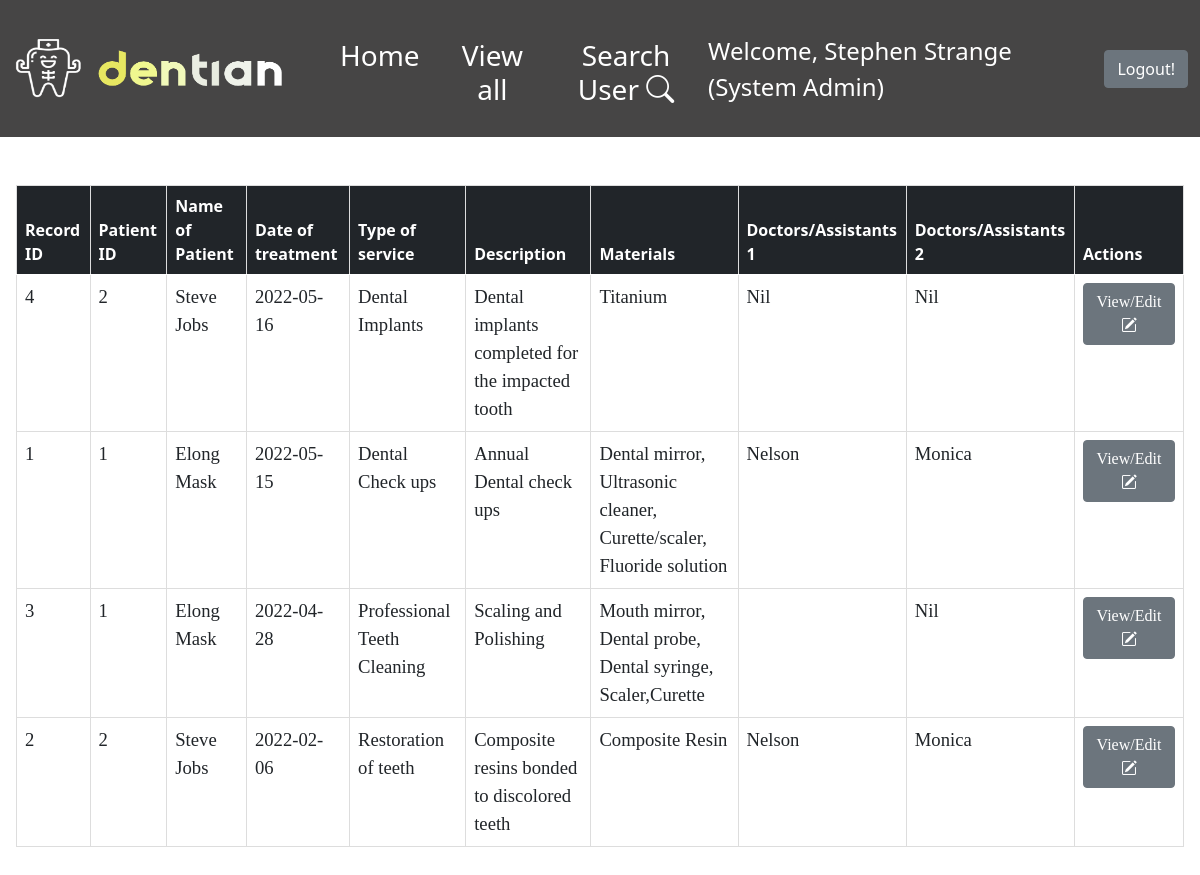
Before: /DentistDashboard.php (signed in) with the older database file.
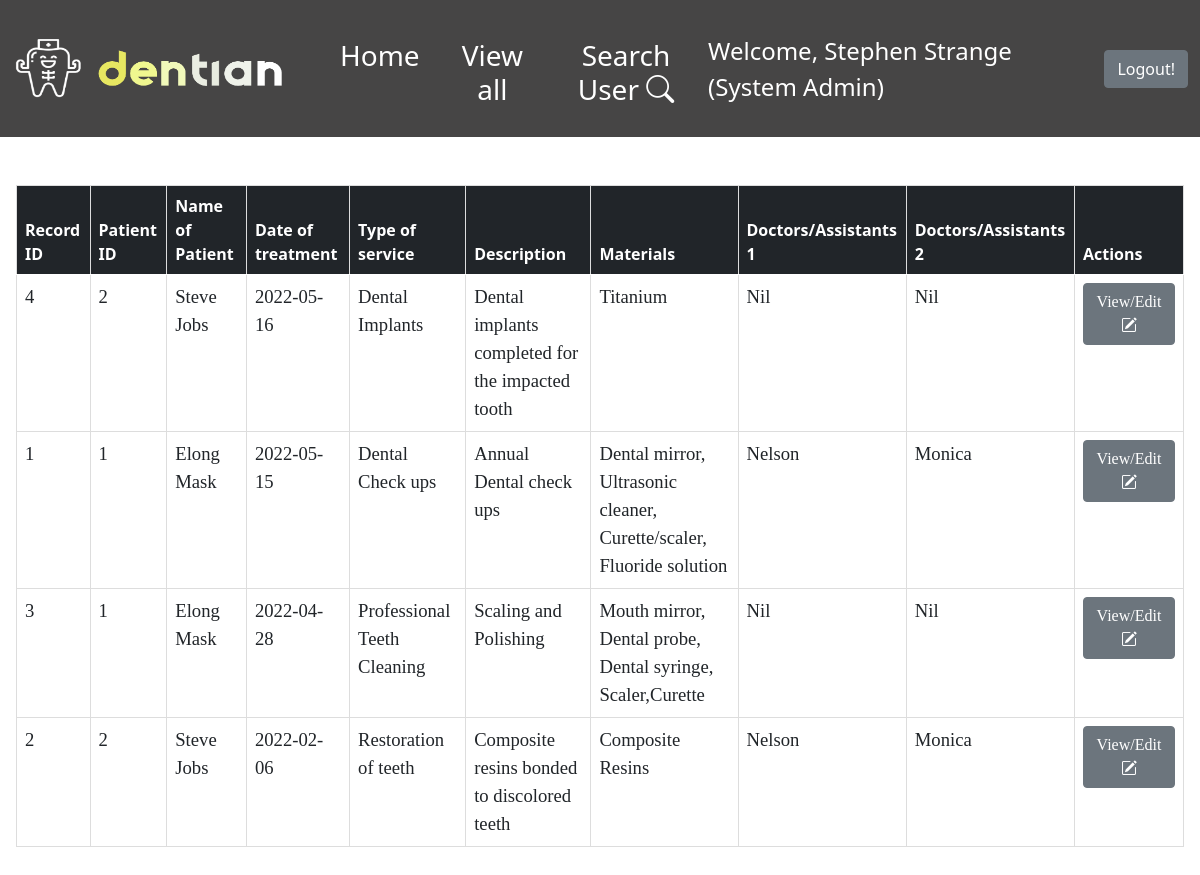
After: the same page with the newer database file.
### tables this page shows
CREATE TABLE `patient_record` (
  `Record_ID` int(6) NOT NULL,
  `Patient_ID` int(11) NOT NULL,
  `Treatment_Date` date DEFAULT NULL,
  `Treatment_type` varchar(50) NOT NULL,
  `Treatment_details` varchar(255) NOT NULL,
  `Material_used` varchar(255) NOT NULL,
  `Doctor/Assistant 1` varchar(50) NOT NULL,
  `Doctor/Assistant 2` varchar(50) NOT NULL
);

CREATE TABLE `patient_profile` (
  `Patient_ID` int(11) NOT NULL,
  `Status` varchar(10) NOT NULL DEFAULT 'Active',
  `First_Name` varchar(20) NOT NULL,
  `Last_Name` varchar(20) NOT NULL,
  `NRIC_PNum` varchar(9) NOT NULL,
  `Gender` char(1) NOT NULL,
  `Birth_Date` date DEFAULT NULL,
  `Address` varchar(50) NOT NULL,
  `Nationality` varchar(100) NOT NULL,
  `Phone_Num` int(8) NOT NULL,
  `Email` varchar(50) NOT NULL,
  `Marital Status` varchar(20) NOT NULL,
  `Occupation` varchar(50) NOT NULL,
  `Smoker` varchar(3) NOT NULL,
  `Allergies` varchar(100) DEFAULT NULL,
  `Long_term_med` varchar(200) DEFAULT NULL,
  `Existing_Med_Conds` varchar(200) DEFAULT NULL,
  `Referred_by_clinic` varchar(50) DEFAULT NULL,
  `Referred_memo` varchar(200) DEFAULT NULL,
  `Family_ID` int(100) DEFAULT NULL,
  `Emer_Name` varchar(20) NOT NULL,
  `Emer_Contact` int(8) NOT NULL,
  `Emer_relation` varchar(10) NOT NULL,
  `Subsidies` varchar(3) NOT NULL
);

### db_connection.php (called while the page is built, shortened)
<?php
class DB_Connect
{
    public function connect()
    {
        try {
            $host2 = "sql6.freemysqlhosting.net";
            $db2 = "sql6501826";
            $username2 = "sql6501826";
            $password2 = "YnaPNqTYI4";
            $conn = new PDO('mysql:host='. $host2 . '; dbname=' . $db2 , $username2, $password2);
            return $conn;
        } catch (PDOException $e) {
            print "Error: " . $e->getMessage() . "<br>";
            die();
        }
    }
}

### DentistDashboard.php (the view, shortened to what this page needs)
<?php
include 'db_connection.php';
require_once('Navbar.php');
$db = new DB_Connect();
if (!isset($_SESSION['Role']) && empty($_SESSION['Role'])) {
    header("Location: index.php");
} else {
    if (!isset($_SESSION['patientrecords']) && empty($_SESSION['patientrecords'])) {
        $stmt = $db->connect()->prepare("SELECT patient_profile.First_Name, patient_profile.Last_Name, patient_record.* FROM `patient_record` right join patient_profile on patient_record.Patient_ID = patient_profile.Patient_ID order by patient_record.Treatment_Date DESC");
        $stmt->execute();
        if ($stmt->rowCount() > 0) {
            $patient_records = $stmt->fetchAll(PDO::FETCH_ASSOC);
        }
    } else {
        $patient_records = $_SESSION['patientrecords'];
        $errormsg = $_SESSION['errorMsg'];
        $rowCount = $_SESSION['rowCount'];
    }
}
?>
<html>
<head>
    <link rel="stylesheet" href="https://cdn.jsdelivr.net/npm/bootstrap-icons@1.8.1/font/bootstrap-icons.css">
    <link href="https://cdn.jsdelivr.net/npm/bootstrap@5.0.2/dist/css/bootstrap.min.css" rel="stylesheet">
    <link rel="stylesheet" href="https://cdn.jsdelivr.net/npm/bootstrap-icons@1.8.1/font/bootstrap-icons.css">
</head>
<body>
    <div class="w-100 p-3">
        <nav class="navbar navbar-light bg-transparent">
        </nav>
        <table class="table table-hover ps-1">
            <thead class="table-dark">
                <tr>
                    <th scope="col">Record ID</th>
                    <th scope="col">Patient ID</th>
                    <th scope="col">Name of Patient</th>
                    <th scope="col">Date of treatment</th>
                    <th scope="col">Type of service</th>
                    <th scope="col">Description</th>
                    <th scope="col">Materials</th>
                    <th scope="col">Doctors/Assistants 1</th>
                    <th scope="col">Doctors/Assistants 2</th>
                    <th scope="col">Actions</th>
                </tr>
            </thead>
            <tbody>
                <?php
                foreach ($patient_records as $record) {
                    echo
                    '<tr>' .
                        '<td>' . $record['Record_ID'] . '</td>' .
                        '<td>' . $record['Patient_ID'] . '</td>' .
                        '<td>' . $record['First_Name'] . ' ' . $record['Last_Name'] . '</td>' .
                        '<td>' . $record['Treatment_Date'] . '</td>' .
                        '<td>' . $record['Treatment_type'] . '</td>' .
                        '<td>' . $record['Treatment_details'] . '</td>' .
                        '<td>' . $record['Material_used'] . '</td>' .
                        '<td>' . $record['Doctor/Assistant 1'] . '</td>' .
                        '<td>' . $record['Doctor/Assistant 2'] . '</td>' .
                        '<td><button type="button" class="btn btn-secondary editBtn" data-bs-toggle="modal" data-bs-target="#editAcc">View/Edit <i class="bi bi-pencil-square"></i></button></td>' .
                        '</tr>';
                }
                ?>
            </tbody>
        </table>
    </div>
</body>
</html>

Changed rows visible on the page:
changed patient_record "Professional Teeth Cleaning": value (not shown) → "Nil"
changed patient_record "Restoration of teeth": Material_used "Composite Resin" → "Composite Resins"
